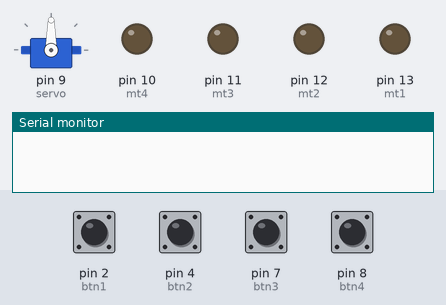
The sketch below on a simulated Arduino Uno, built with avr-gcc and run on an emulated ATmega328P. Shown: servo, output pins drawn as LEDs (lit = HIGH), the last lines printed to the serial monitor. The test bench sets the inputs (shaded band); at power-on: pin 2 (btn1), pin 4 (btn2), pin 7 (btn3), pin 8 (btn4) LOW.

Above: at 1.2 s.
1.3 s: pin 2 (btn1) pulled HIGH for 0.15 s
At 1.37 s:
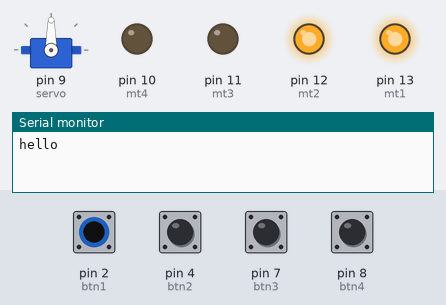
2.9 s: pin 4 (btn2) pulled HIGH for 0.15 s
At 2.97 s:
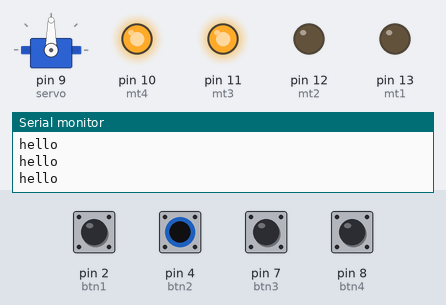
4.5 s: pin 7 (btn3) pulled HIGH for 0.15 s
At 4.57 s:
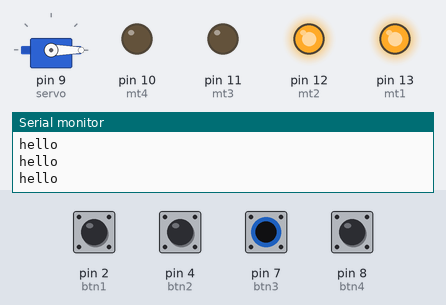
6.1 s: pin 8 (btn4) pulled HIGH for 0.15 s
At 6.17 s:
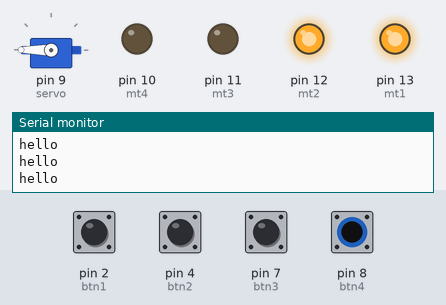
7.7 s: pin 2 (btn1) driven HIGH and pin 4 (btn2) driven HIGH
At 8.9 s:
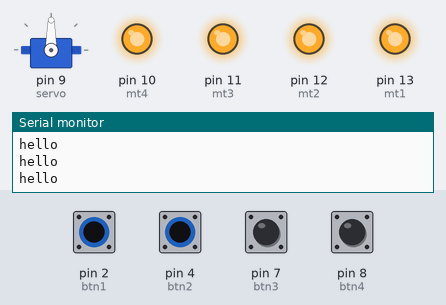
9.2 s: pin 7 (btn3) pulled HIGH for 1 s
At 10.0 s:
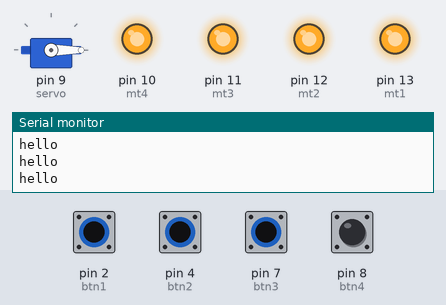
Timing chart, 0 to 12.2 s (numbered marks = the images above; inputs shaded):
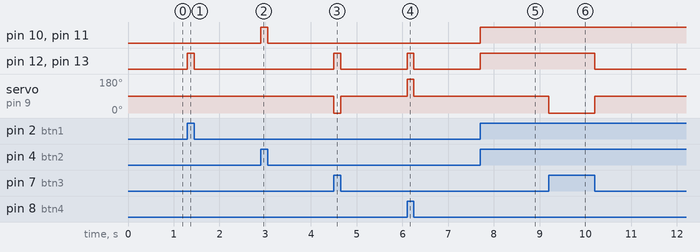

The sketch:

mtrotate.ino
```cpp
#include <Servo.h>
#define mt1 13
#define mt2 12
#define mt3 11
#define mt4 10
int btn1 = 2;
int btn2 = 4;
int btn3 = 7;
int btn4 = 8;
int lstbtnst1 = 0;
int lstbtnst2 = 0;
int lstbtnst3 = 0;
int lstbtnst4 = 0;
int btnst1 = 0;
int btnst2 = 0;
int btnst3 = 0;
int btnst4 = 0;
int i = 0;
Servo servo;


void setup()
{
  //making the motors output pin
  servo.attach(9);
  pinMode(mt1, OUTPUT);
  pinMode(mt2, OUTPUT);
  pinMode(mt3, OUTPUT);
  pinMode(mt4, OUTPUT);
  //taking inputs from button
  pinMode(btn1, INPUT);
  pinMode(btn2, INPUT);
  pinMode(btn3, INPUT);
   pinMode(btn4, INPUT);
  Serial.begin(9600); //start serial monitor at 9600 baud

}

void forward() //making a function for forward
{
    servo.write(90);
    digitalWrite(mt1, HIGH);
    digitalWrite(mt2, HIGH);

}
void noforward() //making a function for no forward
{
    servo.write(90);
    digitalWrite(mt1, LOW);
    digitalWrite(mt2, LOW);

}

void backward() //making a function for backwards
{
    servo.write(90);
    digitalWrite(mt3, HIGH);
    digitalWrite(mt4, HIGH);

}
void nobackward() //making a function for no backwards
{
    servo.write(90);
    digitalWrite(mt3, LOW);
    digitalWrite(mt4, LOW);

}
void right()
{
    servo.write(0);
    digitalWrite(mt1, HIGH);
    digitalWrite(mt2, HIGH);
}
void left()
{
    servo.write(180);
    digitalWrite(mt1, HIGH);
    digitalWrite(mt2, HIGH);
}

void loop()
{
  //reading the buttons
  btnst1 = digitalRead(btn1);
  btnst2 = digitalRead(btn2);
  btnst3 = digitalRead(btn3);
  btnst4 = digitalRead(btn4);

    if(btnst1 != lstbtnst1){

        if (btnst1 == HIGH) //if high go forward
        {
          forward();
          Serial.println("hello");
        }

        else if (btnst1 == LOW) //if low stop going forward
        {
          noforward();
          Serial.println("hello");
        }

        lstbtnst1 = btnst1;

    }

    if(btnst3 != lstbtnst3){

        if (btnst3 == HIGH) //if high go forward
        {
          right();
          Serial.println("hello");
        }

        else{
            noforward();
          Serial.println("hello");
        }

        lstbtnst3 = btnst3;

    }

     if(btnst2 != lstbtnst2){

        if (btnst2 == HIGH) //if high go backwards
        {
          backward();
          Serial.println("hello");
        }

        else if (btnst2 == LOW) //if low stop going backwards
        {
          nobackward();
          Serial.println("hello");
        }
        lstbtnst2 = btnst2; //remember button state
    }

    if(btnst4 != lstbtnst4){

        if (btnst4 == HIGH) //if high go forward
        {
          left();
          Serial.println("hello");
        }

        else{
            noforward();
          Serial.println("hello");
        }

        lstbtnst4 = btnst4;

    }
}
```

Measured:
- after the input at 1.3 s, pin 12 (mt2), pin 13 (mt1): LOW → HIGH at once, → LOW 0.15 s later
- after the input at 2.9 s, pin 10 (mt4), pin 11 (mt3): LOW → HIGH at once, → LOW 0.15 s later
- after the input at 4.5 s, pin 12 (mt2), pin 13 (mt1): LOW → HIGH at once, → LOW 0.15 s later; servo on pin 9 (servo): 90° → 0° at once, → 90° 0.15 s later
- after the input at 6.1 s, pin 12 (mt2), pin 13 (mt1): LOW → HIGH at once, → LOW 0.15 s later; servo on pin 9 (servo): 90° → 180° at once, → 90° 0.15 s later
- after the input at 7.7 s, pin 10 (mt4), pin 11 (mt3), pin 12 (mt2), pin 13 (mt1): LOW → HIGH at once
- after the input at 9.2 s, pin 12 (mt2), pin 13 (mt1): HIGH → LOW after 1.0 s; servo on pin 9 (servo): 90° → 0° at once, → 90° 1.0 s later
